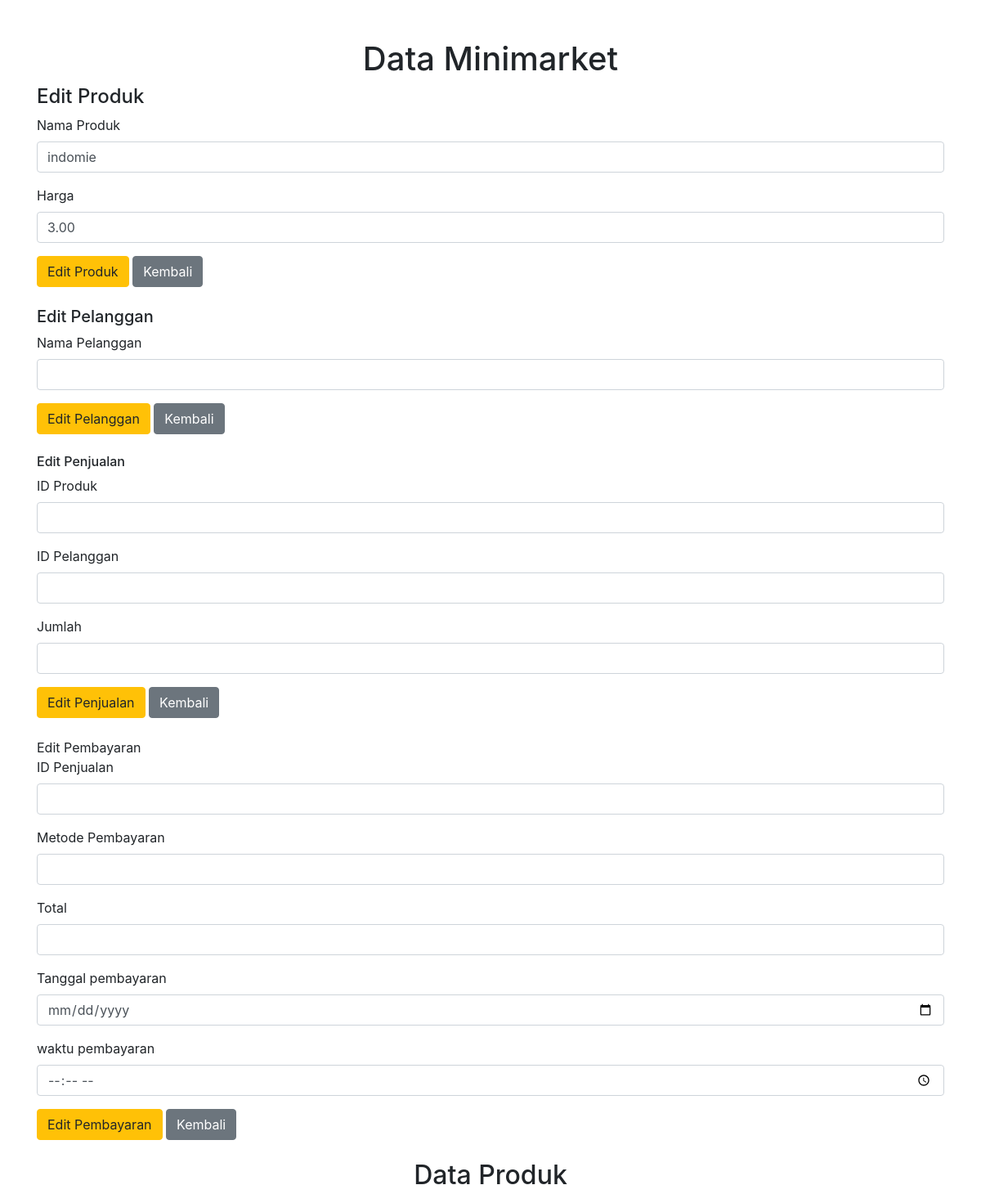
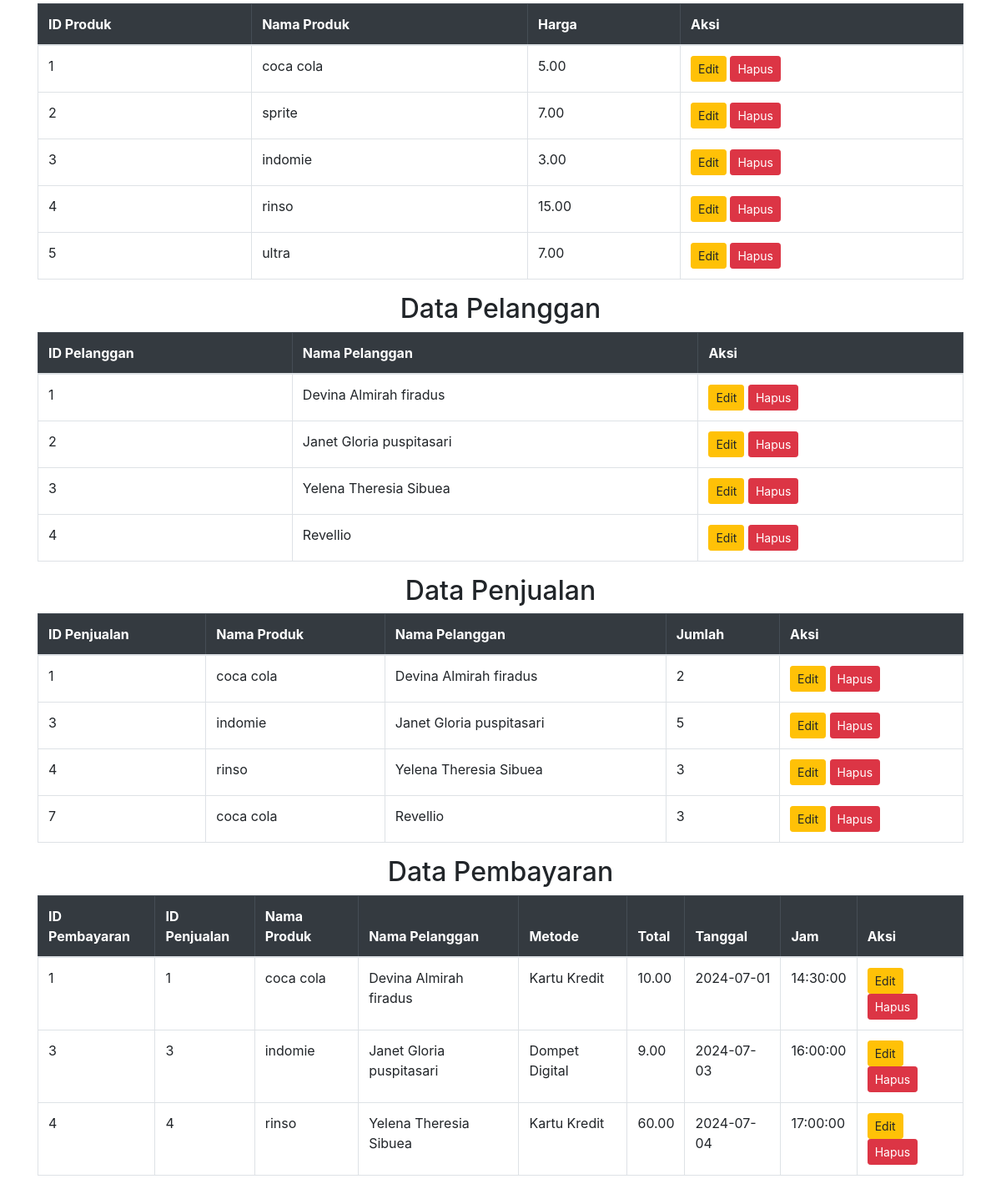
/Minimarket/index.php?edit=3&edit_produk=1, run on the app's committed database (2 pictures, top to bottom).
### tables this page shows
CREATE TABLE `produk` (
  `id_produk` int(11) NOT NULL,
  `nama` varchar(255) NOT NULL,
  `harga` decimal(10,2) NOT NULL
);

CREATE TABLE `pelanggan` (
  `id_pelanggan` int(11) NOT NULL,
  `nama` varchar(255) NOT NULL
);

CREATE TABLE `penjualan` (
  `id_penjualan` int(11) NOT NULL,
  `id_produk` int(11) DEFAULT NULL,
  `id_pelanggan` int(11) DEFAULT NULL,
  `jumlah` int(11) NOT NULL,
  `tanggal_penjualan` timestamp NULL DEFAULT NULL
);

CREATE TABLE `pembayaran` (
  `id_pembayaran` int(11) NOT NULL,
  `id_penjualan` int(11) DEFAULT NULL,
  `metode_pembayaran` varchar(255) NOT NULL,
  `jumlah_bayar` decimal(10,2) NOT NULL,
  `tanggal_pembayaran` date DEFAULT NULL,
  `Waktu_pembayaran` time DEFAULT NULL,
  `id_pelanggan` int(11) DEFAULT NULL
);

### Minimarket/index.php (the view, shortened to what this page needs)
<?php
include 'config.php';
$id_produk = $nama_produk = $harga = '';
$id_pelanggan = $nama_pelanggan =  '';
$id_penjualan = $id_produk_fk = $id_pelanggan_fk = $jumlah = '';
$id_pembayaran = $id_penjualan_fk = $metode = $total = $waktu =$jam = '';
$edit_state = false;
$sql_produk = "SELECT * FROM produk";
$result_produk = $conn->query($sql_produk);
$sql_pelanggan = "SELECT * FROM pelanggan";
$result_pelanggan = $conn->query($sql_pelanggan);
$sql_penjualan = "SELECT penjualan.*, produk.nama AS nama_produk, pelanggan.nama AS nama_pelanggan FROM penjualan
                  JOIN produk ON penjualan.id_produk = produk.id_produk
                  JOIN pelanggan ON penjualan.id_pelanggan = pelanggan.id_pelanggan";
$result_penjualan = $conn->query($sql_penjualan);
$sql_pembayaran = "SELECT pembayaran.*, penjualan.id_produk, penjualan.id_pelanggan, produk.nama AS nama_produk, pelanggan.nama AS nama_pelanggan
                   FROM pembayaran
                   JOIN penjualan ON pembayaran.id_penjualan = penjualan.id_penjualan
                   JOIN produk ON penjualan.id_produk = produk.id_produk
                   JOIN pelanggan ON penjualan.id_pelanggan = pelanggan.id_pelanggan";
$result_pembayaran = $conn->query($sql_pembayaran);
if (isset($_GET['edit'])) {
    if (isset($_GET['edit_produk'])) {
        $id_produk = $_GET['edit'];
        $edit_state = true;
        $sql = "SELECT * FROM produk WHERE id_produk='$id_produk'";
        $record = $conn->query($sql)->fetch_assoc();
        $nama_produk = $record['nama'];
        $harga = $record['harga'];
    } elseif (isset($_GET['edit_pelanggan'])) {
        $id_pelanggan = $_GET['edit'];
        $edit_state = true;
        $sql = "SELECT * FROM pelanggan WHERE id_pelanggan='$id_pelanggan'";
        $record = $conn->query($sql)->fetch_assoc();
        $nama_pelanggan = $record['nama'];
    }
}
?>
<!DOCTYPE html>
<html lang="en">
<head>
    <link rel="stylesheet" href="https://stackpath.bootstrapcdn.com/bootstrap/4.5.2/css/bootstrap.min.css">
</head>
<body>
    <div class="container mt-5">
        <h1 class="text-center">Data Minimarket</h1>
        <form method="post" action="index.php" class="mb-4">
            <div class="mb-3">
                <h4 class="text-left">Edit Produk</h4>
                <label for="nama_produk" class="form-label">Nama Produk</label>
                <input type="text" name="nama_produk" class="form-control" id="nama_produk"
                    value="<?php echo isset($nama_produk) ? $nama_produk : ''; ?>" required>
            </div>
            <div class="mb-3">
                <label for="harga" class="form-label">Harga</label>
                <input type="number" name="harga" class="form-control" id="harga"
                    value="<?php echo isset($harga) ? $harga : ''; ?>" required>
            </div>
            <?php if ($edit_state == false): ?>
            <button type="submit" name="create" class="btn btn-primary">Tambah Produk</button>
            <?php else: ?>
            <button type="submit" name="update" class="btn btn-warning">Edit Produk</button>
            <?php endif ?>
            <a href="index.php" class="btn btn-secondary">Kembali</a>
        </form>
        <form method="post" action="index.php" class="mb-4">
            <div class="mb-3">
                <h5 class="text-left">Edit Pelanggan</h5>
                <label for="nama_pelanggan" class="form-label">Nama Pelanggan</label>
                <input type="text" name="nama_pelanggan" class="form-control" id="nama_pelanggan"
                    value="<?php echo isset($nama_pelanggan) ? $nama_pelanggan : ''; ?>" required>
            </div>
            <?php if ($edit_state == false): ?>
            <button type="submit" name="create" class="btn btn-primary">Tambah Pelanggan</button>
            <?php else: ?>
            <button type="submit" name="update" class="btn btn-warning">Edit Pelanggan</button>
            <?php endif ?>
            <a href="index.php" class="btn btn-secondary">Kembali</a>
        </form>
        <form method="post" action="index.php" class="mb-4">
            <div class="mb-3">
                <h6 class="text-left">Edit Penjualan</h5>
                    <label for="id_produk_fk" class="form-label">ID Produk</label>
                    <input type="number" name="id_produk_fk" class="form-control" id="id_produk_fk"
                        value="<?php echo isset($id_produk_fk) ? $id_produk_fk : ''; ?>" required>
            </div>
            <div class="mb-3">
                <label for="id_pelanggan_fk" class="form-label">ID Pelanggan</label>
                <input type="number" name="id_pelanggan_fk" class="form-control" id="id_pelanggan_fk"
                    value="<?php echo isset($id_pelanggan_fk) ? $id_pelanggan_fk : ''; ?>" required>
            </div>
            <div class="mb-3">
                <label for="jumlah" class="form-label">Jumlah</label>
                <input type="number" name="jumlah" class="form-control" id="jumlah"
                    value="<?php echo isset($jumlah) ? $jumlah : ''; ?>" required>
            </div>
            <?php if ($edit_state == false): ?>
            <button type="submit" name="create" class="btn btn-primary">Tambah Penjualan</button>
            <?php else: ?>
            <button type="submit" name="update" class="btn btn-warning">Edit Penjualan</button>
            <?php endif ?>
            <a href="index.php" class="btn btn-secondary">Kembali</a>
        </form>
        <form method="post" action="index.php" class="mb-4">
            <h7 class="text-left">Edit Pembayaran</h7>
            <div class="mb-3">
                <label for="id_penjualan_fk" class="form-label">ID Penjualan</label>
                <input type="number" name="id_penjualan_fk" class="form-control" id="id_penjualan_fk"
                    value="<?php echo isset($id_penjualan_fk) ? $id_penjualan_fk : ''; ?>" required>
            </div>
            <div class="mb-3">
                <label for="metode" class="form-label">Metode Pembayaran</label>
                <input type="text" name="metode" class="form-control" id="metode"
                    value="<?php echo isset($metode) ? $metode : ''; ?>" required>
            </div>
            <div class="mb-3">
                <label for="total" class="form-label">Total</label>
                <input type="number" name="total" class="form-control" id="total"
                    value="<?php echo isset($total) ? $total : ''; ?>" required>
            </div>
            <div class="mb-3">
                <label for="waktu" class="form-label">Tanggal pembayaran</label>
                <input type="date" name="waktu" class="form-control" id="waktu"
                    value="<?php echo isset($waktu) ? $waktu : ''; ?>" required>
            </div>
            <div class="mb-3">
                <label for="waktu" class="form-label">waktu pembayaran</label>
                <input type="time" name="waktu" class="form-control" id="jam"
                    value="<?php echo isset($waktu) ? $jam : ''; ?>" required>
            </div>
            <?php if ($edit_state == false): ?>
            <button type="submit" name="create" class="btn btn-primary">Tambah Pembayaran</button>
            <?php else: ?>
            <button type="submit" name="update" class="btn btn-warning">Edit Pembayaran</button>
            <?php endif ?>
            <a href="index.php" class="btn btn-secondary">Kembali</a>
        </form>
        <h2 class="text-center">Data Produk</h2>
        <table class="table table-bordered">
            <thead class="table-dark">
                <tr>
                    <th>ID Produk</th>
                    <th>Nama Produk</th>
                    <th>Harga</th>
                    <th>Aksi</th>
                </tr>
            </thead>
            <tbody>
                <?php while ($row = $result_produk->fetch_assoc()): ?>
                <tr>
                    <td><?php echo $row['id_produk']; ?></td>
                    <td><?php echo $row['nama']; ?></td>
                    <td><?php echo $row['harga']; ?></td>
                    <td>
                        <a href="index.php?edit=<?php echo $row['id_produk']; ?>&edit_produk=1"
                            class="btn btn-warning btn-sm">Edit</a>
                        <a href="index.php?delete=<?php echo $row['id_produk']; ?>&delete_produk=1"
                            class="btn btn-danger btn-sm">Hapus</a>
                    </td>
                </tr>
                <?php endwhile; ?>
            </tbody>
        </table>
        <h2 class="text-center">Data Pelanggan</h2>
        <table class="table table-bordered">
            <thead class="table-dark">
                <tr>
                    <th>ID Pelanggan</th>
                    <th>Nama Pelanggan</th>
                    <th>Aksi</th>
                </tr>
            </thead>
            <tbody>
                <?php while ($row = $result_pelanggan->fetch_assoc()): ?>
                <tr>
                    <td><?php echo $row['id_pelanggan']; ?></td>
                    <td><?php echo $row['nama']; ?></td>
                    <td>
                        <a href="index.php?edit=<?php echo $row['id_pelanggan']; ?>&edit_pelanggan=1"
                            class="btn btn-warning btn-sm">Edit</a>
                        <a href="index.php?delete=<?php echo $row['id_pelanggan']; ?>&delete_pelanggan=1"
                            class="btn btn-danger btn-sm">Hapus</a>
                    </td>
                </tr>
                <?php endwhile; ?>
            </tbody>
        </table>
        <h2 class="text-center">Data Penjualan</h2>
        <table class="table table-bordered">
            <thead class="table-dark">
                <tr>
                    <th>ID Penjualan</th>
                    <th>Nama Produk</th>
                    <th>Nama Pelanggan</th>
                    <th>Jumlah</th>
                    <th>Aksi</th>
                </tr>
            </thead>
            <tbody>
                <?php while ($row = $result_penjualan->fetch_assoc()): ?>
                <tr>
                    <td><?php echo $row['id_penjualan']; ?></td>
                    <td><?php echo $row['nama_produk']; ?></td>
                    <td><?php echo $row['nama_pelanggan']; ?></td>
                    <td><?php echo $row['jumlah']; ?></td>
                    <td>
                        <a href="index.php?edit=<?php echo $row['id_penjualan']; ?>&edit_penjualan=1"
                            class="btn btn-warning btn-sm">Edit</a>
                        <a href="index.php?delete=<?php echo $row['id_penjualan']; ?>&delete_penjualan=1"
                            class="btn btn-danger btn-sm">Hapus</a>
                    </td>
                </tr>
                <?php endwhile; ?>
            </tbody>
        </table>
        <h2 class="text-center">Data Pembayaran</h2>
        <table class="table table-bordered">
            <thead class="table-dark">
                <tr>
                    <th>ID Pembayaran</th>
                    <th>ID Penjualan</th>
                    <th>Nama Produk</th>
                    <th>Nama Pelanggan</th>
                    <th>Metode</th>
                    <th>Total</th>
                    <th>Tanggal</th>
                    <th>Jam</th>
                    <th>Aksi</th>
                </tr>
            </thead>
            <tbody>
                <?php while ($row = $result_pembayaran->fetch_assoc()): ?>
                <tr>
                    <td><?php echo $row['id_pembayaran']; ?></td>
                    <td><?php echo $row['id_penjualan']; ?></td>
                    <td><?php echo $row['nama_produk']; ?></td>
                    <td><?php echo $row['nama_pelanggan']; ?></td>
                    <td><?php echo $row['metode_pembayaran']; ?></td>
                    <td><?php echo $row['jumlah_bayar']; ?></td>
                    <td><?php echo $row['tanggal_pembayaran']; ?></td>
                    <td><?php echo $row['Waktu_pembayaran']; ?></td>
                    <td>
                        <a href="index.php?edit=<?php echo $row['id_pembayaran']; ?>&edit_pembayaran=1"
                            class="btn btn-warning btn-sm">Edit</a>
                        <a href="index.php?delete=<?php echo $row['id_pembayaran']; ?>&delete_pembayaran=1"
                            class="btn btn-danger btn-sm">Hapus</a>
                    </td>
                </tr>
                <?php endwhile; ?>
            </tbody>
        </table>
    </div>
</body>
</html>

### data on the page
produk: nama_produk "indomie", harga "3.00", id_produk "3", nama "indomie"
produk: id_produk "1", nama "coca cola", harga "5.00"
produk: id_produk "2", nama "sprite", harga "7.00"
produk: id_produk "4", nama "rinso", harga "15.00"
produk: id_produk "5", nama "ultra", harga "7.00"
pelanggan: id_pelanggan "1", nama "Devina Almirah firadus"
pelanggan: id_pelanggan "2", nama "Janet Gloria puspitasari"
pelanggan: id_pelanggan "3", nama "Yelena Theresia Sibuea"
pelanggan: id_pelanggan "4", nama "Revellio"
penjualan: id_penjualan "1", id_produk.nama "coca cola", id_pelanggan.nama "Devina Almirah firadus", jumlah "2"
penjualan: id_penjualan "3", id_produk.nama "indomie", id_pelanggan.nama "Janet Gloria puspitasari", jumlah "5"
penjualan: id_penjualan "4", id_produk.nama "rinso", id_pelanggan.nama "Yelena Theresia Sibuea", jumlah "3"
penjualan: id_penjualan "7", id_produk.nama "coca cola", id_pelanggan.nama "Revellio", jumlah "3"
pembayaran: id_pembayaran "1", id_penjualan "1", produk.nama "coca cola", pelanggan.nama "Devina Almirah firadus", metode_pembayaran "Kartu Kredit", jumlah_bayar "10.00", tanggal_pembayaran "2024-07-01", Waktu_pembayaran "14:30:00"
pembayaran: id_pembayaran "3", id_penjualan "3", produk.nama "indomie", pelanggan.nama "Janet Gloria puspitasari", metode_pembayaran "Dompet Digital", jumlah_bayar "9.00", tanggal_pembayaran "2024-07-03", Waktu_pembayaran "16:00:00"
pembayaran: id_pembayaran "4", id_penjualan "4", produk.nama "rinso", pelanggan.nama "Yelena Theresia Sibuea", metode_pembayaran "Kartu Kredit", jumlah_bayar "60.00", tanggal_pembayaran "2024-07-04", Waktu_pembayaran "17:00:00"
